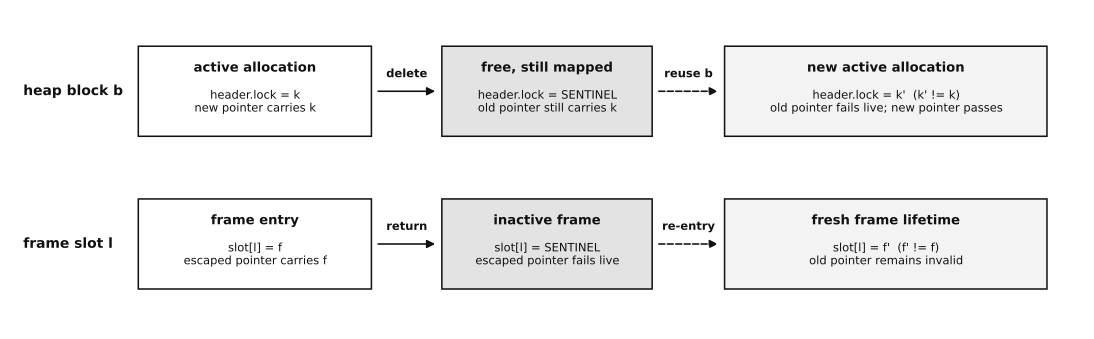

Write the Python code that produced this figure.
#!/usr/bin/env python3
"""Heap-block and stack-frame key/lock lifecycle as a vector PDF."""
from __future__ import annotations

import os
import sys

HERE = os.path.dirname(os.path.abspath(__file__))
OUT = sys.argv[1] if len(sys.argv) > 1 else os.path.join(HERE, "lifetime_reuse.pdf")


def main() -> int:
    import matplotlib
    matplotlib.use("Agg")
    import matplotlib.pyplot as plt
    from matplotlib.patches import FancyArrowPatch, Rectangle

    fig, ax = plt.subplots(figsize=(10.8, 3.25))
    ax.set_xlim(0, 10.8)
    ax.set_ylim(0, 3.25)
    ax.axis("off")

    ink = "#111111"
    active = "#ffffff"
    inactive = "#e3e3e3"
    renewed = "#f3f3f3"

    def state(x: float, y: float, w: float, title: str, body: str,
              face: str, hatch: str = "") -> None:
        patch = Rectangle((x, y), w, .92, linewidth=1.1,
                          edgecolor=ink, facecolor=face, hatch=hatch)
        ax.add_patch(patch)
        ax.text(x + w/2, y + .70, title, ha="center", va="center",
                fontsize=9.5, fontweight="bold", color=ink)
        ax.text(x + w/2, y + .35, body, ha="center", va="center",
                fontsize=8.3, color=ink, linespacing=1.25)

    def arrow(x1: float, y: float, x2: float, label: str,
              linestyle: str = "-") -> None:
        ax.add_patch(FancyArrowPatch(
            (x1, y), (x2, y), arrowstyle="-|>", mutation_scale=12,
            linewidth=1.15, color=ink, linestyle=linestyle,
        ))
        ax.text((x1+x2)/2, y+.12, label, ha="center", va="bottom",
                fontsize=8.3, color=ink, fontweight="bold")

    ax.text(.12, 2.42, "heap block b", ha="left", va="center",
            fontsize=10, fontweight="bold", color=ink)
    state(1.28, 1.96, 2.35, "active allocation",
          "header.lock = k\nnew pointer carries k", active)
    arrow(3.67, 2.42, 4.30, "delete")
    state(4.34, 1.96, 2.12, "free, still mapped",
          "header.lock = SENTINEL\nold pointer still carries k", inactive)
    arrow(6.50, 2.42, 7.15, "reuse b", "--")
    state(7.19, 1.96, 3.25, "new active allocation",
          "header.lock = k'  (k' != k)\nold pointer fails live; new pointer passes",
          renewed)

    ax.text(.12, .86, "frame slot l", ha="left", va="center",
            fontsize=10, fontweight="bold", color=ink)
    state(1.28, .40, 2.35, "frame entry",
          "slot[l] = f\nescaped pointer carries f", active)
    arrow(3.67, .86, 4.30, "return")
    state(4.34, .40, 2.12, "inactive frame",
          "slot[l] = SENTINEL\nescaped pointer fails live", inactive)
    arrow(6.50, .86, 7.15, "re-entry", "--")
    state(7.19, .40, 3.25, "fresh frame lifetime",
          "slot[l] = f'  (f' != f)\nold pointer remains invalid",
          renewed)

    fig.tight_layout(pad=.25)
    fig.savefig(OUT, bbox_inches="tight")
    print(f"OK: {OUT} generated")
    return 0


if __name__ == "__main__":
    raise SystemExit(main())
